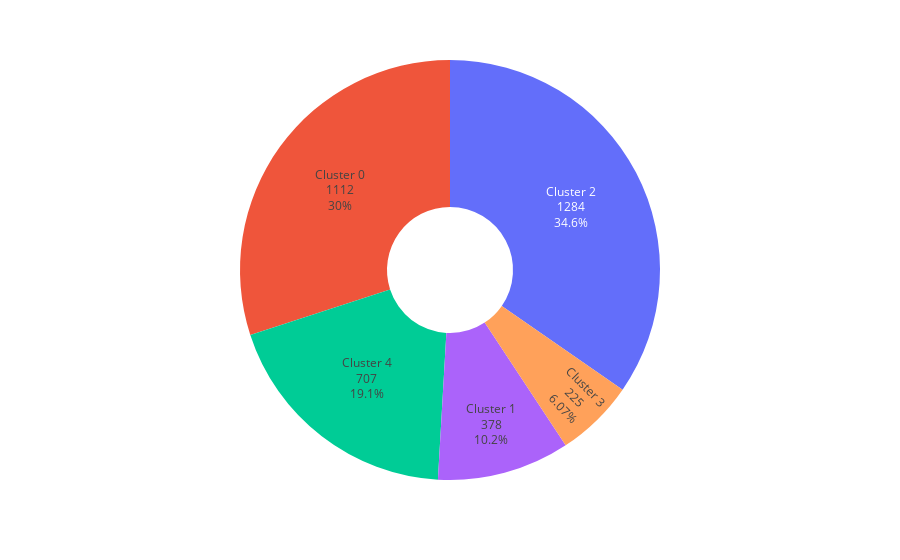

This figure's notebook cell:
### Code cell
import plotly.express as px
# This dataframe has 244 lines, but 4 distinct values for `day`
df_pie=df.labels.sort_values().value_counts(sort=False).to_frame().reset_index()
df_pie['index']= [f'Cluster {i}' for i in range(len(df_pie))]
fig = px.pie(df_pie, values='labels', names='index',hole=0.3)
fig.update_traces(textposition='inside', textinfo='percent+label+value',showlegend=False)
fig.show()
fig.write_image('JeraarquicoPie.png',format='png')

### Figure 1 — Plotly figure (JSON) as saved in the notebook; plotly's stock layout.template omitted (floating-point values rounded to 4 significant figures)
{"data": [{"domain": {"x": [0, 1], "y": [0, 1]}, "hole": 0.3, "hovertemplate": "index=%{label}<br>labels=%{value}<extra></extra>", "labels": ["Cluster 0", "Cluster 1", "Cluster 2", "Cluster 3", "Cluster 4"], "legendgroup": "", "name": "", "showlegend": false, "textinfo": "percent+label+value", "textposition": "inside", "type": "pie", "values": [1112, 378, 1284, 225, 707]}], "layout": {"autosize": true, "legend": {"tracegroupgap": 0}, "margin": {"t": 60}}}
